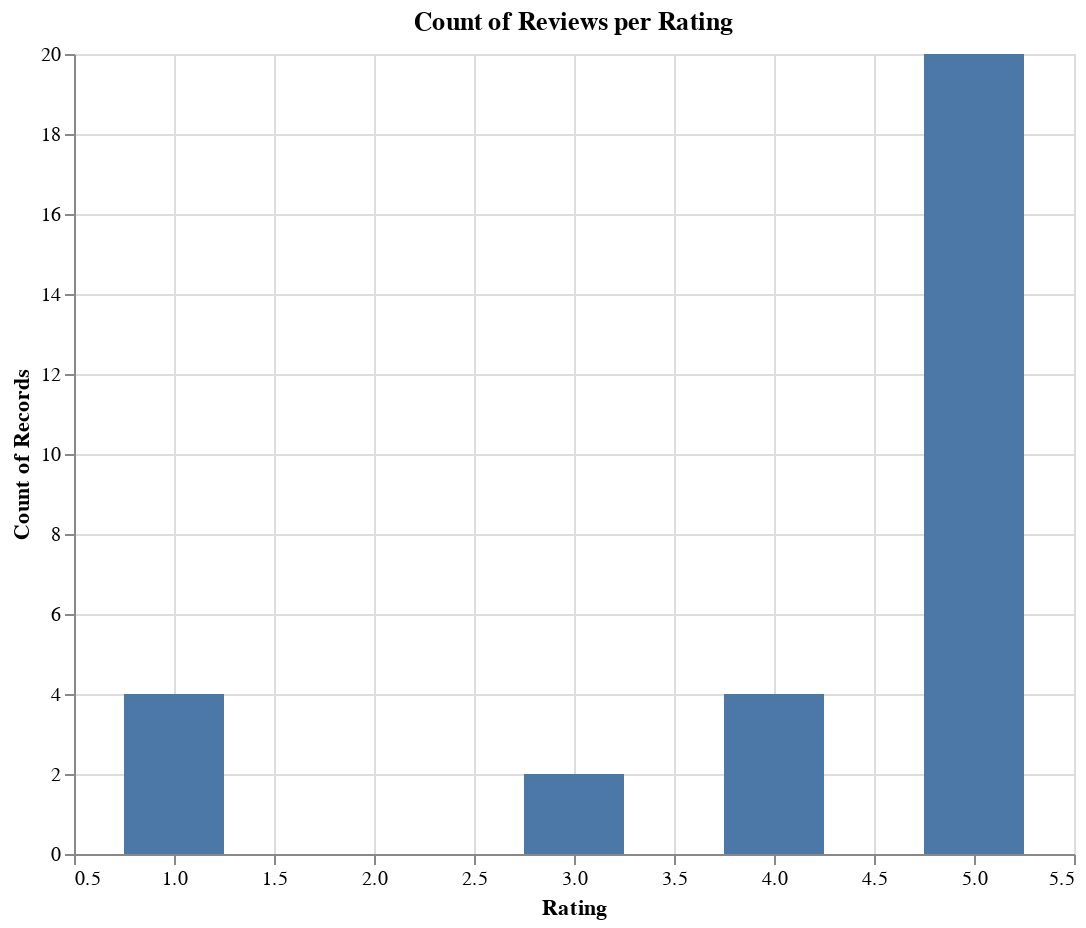

Here is the notebook cell this chart was saved with:
### Markdown cell above
## Review Counts per Rating

### Code cell
rating_count = alt.Chart(reviews1).mark_bar(size=50).encode(
    x='Rating',
    y='count()'
  ).properties(
    width=500,
    height=400,
    title='Count of Reviews per Rating'
  )
rating_count

### Figure 1 — Vega-Lite specification as saved in the notebook (floating-point values rounded to 4 significant figures)
{"config": {"view": {"continuousWidth": 300, "continuousHeight": 300}}, "data": {"name": "data-7b90e7172b50b5a90e270ba3e048b4b7"}, "mark": {"type": "bar", "size": 50}, "encoding": {"x": {"field": "Rating", "type": "quantitative"}, "y": {"aggregate": "count", "type": "quantitative"}}, "height": 400, "title": "Count of Reviews per Rating", "width": 500, "$schema": "https://vega.github.io/schema/vega-lite/v5.20.1.json", "datasets": {"data-7b90e7172b50b5a90e270ba3e048b4b7": [{"Body": "With no reviews, I took a chance on this display considering every other digital calendar is $300+.I ran into some tech issues when trying to set the device up and was missing the power cable, adapter and stand. But customer service has been incredibly helpful and responsive. They truly have gone above and beyond to make sure I'm fully assisted.This display screen comes with a lot more features and apps compared to competitors and much more affordable. You can import android apps onto it like YouTube, Prime video, Facebook, probably even cellphone games if you wanted. You can use it for lists, notes and even as a drawing pad. It's essentially an android tablet with a baked in changingtouch OS/UI.The main thing I wanted was a display that always shows my google synced calendar and the ability to watch YouTube in the kitchen while I cook. By default, the screen will always stay on so you don't have to worry about constantly having to wake it up. You can change that setting though.The device gets pretty warm after a while so I will have to see how it does over long periods of time. I'm also curious about burn-in as I have never dealt with a digital photo frame/display before and am unaware if it's a common issue or something to even be concerned about in the first place.The UI is also pretty basic with no real customization. The hyper specific app buttons and menus you see is all you get. You have to have some technical knowledge and navigate settings to find certain apps like the Chrome browser as they won't show up in the changesmart Apps menu. But I don't really mind - I just leave the calendar running so I don't really have to look at the UI much.I'm also not too fond of the location of the power button (it's on the back in the center) and the fact there are no external volume buttons or easily accessible screen wake buttons. If you have this wall mounted and need to wake the screen, you will have to take it down to press the power button on the back.Speaking of the back of the device, the wall mounts are picture frame holes that allow you to mount it horizontally or vertically. Keep in mind, there are no holes or adaptors to hook it up to a mounting bracket.Overall, for cost, amount of settings and apps customization, and features this display is worth it!", "Rating": 5, "Sentiment": 0.1221}, {"Body": "The screen barely works, no stylus was included. It lags very bad and takes a while to navigate through the screens. It’s no good", "Rating": 1, "Sentiment": -0.4033}, {"Body": "I was actually very surprised at the quality and the needs it met for me. I have been through several other 'hubs' and none of them had where you could just leave it as a calendar the entire time, which was the whole point for me. This one has more options than ill ever need for controlling my smart home, and the I start update to my phone calendar is exactly what I wanted. I like that I can talk to her, and view the calendar in different formats (day, week, month, year). I haven't used it for much else, but if you're looking for a digital calendar, look no further!", "Rating": 5, "Sentiment": 0.06687}, {"Body": "I ordered this Changing Smart Display F10s|Canvas touchscreen to hang on the wall and cycle through some of my photographs.On the plus side, it was fairly easy to get this thing synced to my Google account.  I was able to get it to display the photos in one of my Google Photos albums, but there are no customizations on how long each photo will remain on the screen.  I have not been able to get it to continously loop through the photos, so once it reaches the end, it stops.I went ahead and added the Prime Video app.  The picture quality is not the greatest, but it played videos from Prime without a hiccup.  There are some notches on the back that allow you to hang it on the way using a standard picture frame hanger.  It can be hung in portrait or landscape orientation.  There are no buttons other than the power switch (which is inconveniently located on the back of the frame) and all settings need to be accessed through the on-screen menu.  It does ship with a standard USB-C power cord, but it is short and you will most likely need a longer cord if you want to hang this on the wall.", "Rating": 4, "Sentiment": 0.1582}, {"Body": "Rating: ★★★★★ (5/5)Title: Excellent Smart Calendar – Simple, Clear, and Very Useful!I bought the Changing 10.1” Smart Digital Calendar for my elderly parent, and it’s been a game changer! The large, bright display is easy to read from across the room, and I love that it clearly shows the day, date, time, and even whether it’s morning or evening – no more confusion. Setup was incredibly easy, and the customizable reminders for medication and appointments have been extremely helpful.The build quality feels solid, and the interface is simple enough for anyone to use. I also appreciate the sleek design – it fits nicely in the living room without being an eyesore. If you’re looking for a reliable and user-friendly digital calendar clock, this is definitely worth it!", "Rating": 5, "Sentiment": 0.1913}, {"Body": "It froze on a white screen several times when I set it up, and I had to restart it. Some of the apps act funny at times.", "Rating": 3, "Sentiment": 0.08333}, {"Body": "Great item", "Rating": 4, "Sentiment": 0.8}, {"Body": "Versatile, and you can use different google services on this, photo album or planner, hang it on the wall or it has a stand, stand is removable", "Rating": 5, "Sentiment": 0.0}, {"Body": "It's so small like a tablet it's the same as using my phone", "Rating": 3, "Sentiment": -0.125}, {"Body": "Love this calendar, easy to learn how to add appointments, very useful, would definitely recommend this!", "Rating": 5, "Sentiment": 0.3308}, {"Body": "Ease of use. Perfect for syncing our family calendars. Happy with this product.", "Rating": 5, "Sentiment": 0.9}, {"Body": "This is my first smart display and it’s great. Easy set up and good resolution.", "Rating": 5, "Sentiment": 0.4795}, {"Body": "This is a lot more than a picture frame as it full sizes your calendar. My only issue is that I wish you could download different apps and customize your home screen as I don't want Insta on the home screen. Other than that, it's a great device.", "Rating": 4, "Sentiment": 0.2542}, {"Body": "Packaged well, works great, easy to set up. I like that there is a setting for brightness and you can adjust for day and night. Comes with a stand for countertop use as well as the ability to hang it up.", "Rating": 5, "Sentiment": 0.6167}, {"Body": "Picture quality:Vwry nice picture quality, brightness is set at 80% by default and is perfect.I added a Google account and all calenders synched automatically. Also all pictures came available right away.There is some games also available.You can hang on wall or attach plastic to make it stand itself.Notifications can be customized.A bit slow response but once setup it is great!", "Rating": 5, "Sentiment": 0.3971}, {"Body": "I love the look of the frame I’m excited to load our wedding photos on it to have them scrolling. Pretty easy to set up and seems like a good value", "Rating": 5, "Sentiment": 0.4517}, {"Body": "This digital calendar is versatile and helps our family with our chore chart. It syncs your Google calendar and scrolls through your digital photos. It helps us keep organized and on schedule.It’s nice to have so much in one quality device that functions with good speed and is a good size to read.", "Rating": 5, "Sentiment": 0.3667}, {"Body": "It worked great for what I paid for 4 months then stopped working. 😣 very disappointing.", "Rating": 1, "Sentiment": 0.01}, {"Body": "Product quit working in less than a month , no customer service Whatsoever, they don’t return emails or calls , save your money and don’t waste you time on this product.", "Rating": 1, "Sentiment": -0.1833}, {"Body": "Basically a cheap tablet with an even cheaper frame slapped on it.  Utterly useless.Goes to sleep and won't wake up. Once it does, you have to reopen the calendar app.  If I had burned 150 bucks on my back porch, at least I wouldn't have this thing cluttering up the kitchen.Just awful", "Rating": 1, "Sentiment": -0.18}, {"Body": "Fantastic! I loaded our family Google Calendar and hung it next to our front door. Easy for the kids to check for chore assignments, daily activities like baseball practices, and appointments (I am fighting cancer so it helps us track all of my appointments). I haven't tried the other features, but I bought it for the calendar function and it works great", "Rating": 5, "Sentiment": 0.2681}, {"Body": "I've got to rave about this 10.1-inch smart display! It’s incredibly versatile and fits perfectly anywhere. I placed it in my office, and the size is just spot-on!It comes with Google Calendar, Google Photos, and Google Home built right in—super convenient! The screen quality is amazing. I specifically bought it for its anti-reflective screen, and it really makes a difference. My eyes don’t get tired even after long hours of use, which is a huge plus! I downloaded Outlook via Google Play, and now it’s like having a second screen for work—it’s so handy! And the auto-sync feature for schedules is a game-changer, boosting my work efficiency big time.During breaks, I use it to listen to music or watch movies. It’s the perfect blend of work and play! I’m absolutely in love with it. For what you get, the price is a steal.", "Rating": 5, "Sentiment": 0.4018}, {"Body": "This is great. Exactly what I needed and not so big.", "Rating": 5, "Sentiment": 0.35}, {"Body": "Does everything I wanted. Perfect for kitchen..watch all your YouTube videos and access your email.", "Rating": 5, "Sentiment": 1.0}, {"Body": "Ordered this but ended up returning it for the 15\" one that allowed color entries. This is great if you just want it for a picture frame and digital calendar.", "Rating": 5, "Sentiment": 0.4}, {"Body": "Exactly what my wife hoped for and more she loves it and now I have no excuse not to know what’s going on", "Rating": 5, "Sentiment": 0.2583}, {"Body": "So this is basically an android tablet with a mirrored surface on the screen. What does this mean? Well, when out of batteries or when the screen is off, it's a mirror. Otherwise, it has this neat skin that basically turns it into a smart assistant. It shows your calendar, the time in multiple locations and it has voice recognition. The brightness is great as it needs to shine through the mirrored layer and it has both wifi and bluetooth so it can connect to any systems you use in your normal day to day.This has now become a staple on my Girlfriend's makeup table. She uses it pretty much for everything and, the ability to control her music or notifications via voice while her hands are otherwise occupied is huge. I will mention that it isn't too thin (not much of an issue when it's made to stay stationary) and the speakers are a bit weak. However, I connected it to a speaker via bluetooth and it works absolutely great! The only thing I would add is a camera to take selfies (who doesn't want to do that when trying different makeup styles?\". Otherwise, it's a capable little device - just don't expect too much out of it at this price point. It does what it says it does and it works exactly as described.", "Rating": 4, "Sentiment": 0.1272}, {"Body": "Finally found the perfect digital photo frame that fits my family’s needs! The most stunning feature is its dual functionality—hanging in the hallway, it doubles as a super-practical electronic family calendar and a high-visibility photo display! When set to calendar mode, everyone’s schedules, anniversaries, and reminders are crystal clear—no more missing kid’s cram school pickups or my husband’s birthday! Switch to photo mode, and it auto-carousels precious moments of the kids from infancy to now. Walking past the hallway feels like watching a time-lapse movie, flooding me with happiness!I especially love how the calendar syncs with the kids’ edutainment features—it’s literally a homemaker’s lifesaver.", "Rating": 5, "Sentiment": 0.3625}, {"Body": "Google Home and Google Calendar have completely transformed how we run our household. Before, keeping track of everyone’s schedules was a total nightmare—doctor’s appointments, soccer practices, school events… it was chaos! But now, with Google Calendar syncing seamlessly with Google Home, I can just say, “Hey Google, what’s on today’s agenda?” and boom, it lists everything out loud. My husband and I can even add events on the go from our phones, and it updates instantly. It’s like having a personal assistant for every member of the family.", "Rating": 5, "Sentiment": 0.05}, {"Body": "This digital photo frame isn’t just for showing off pictures—it’s like the heart of our home! now, all the precious moments of the kids pop up right on the smart display.Chilling on the couch in the evenings? Binge-watching Netflix on it is a blast, with top-notch sound and visuals. And when I’m doing chores, cranking up my favorite Spotify playlists keeps me pumped. The fact that I can download Instagram, and share my life with friends? So cool! With all these features packed in, it’s an absolute steal.", "Rating": 5, "Sentiment": 0.3931}]}}
